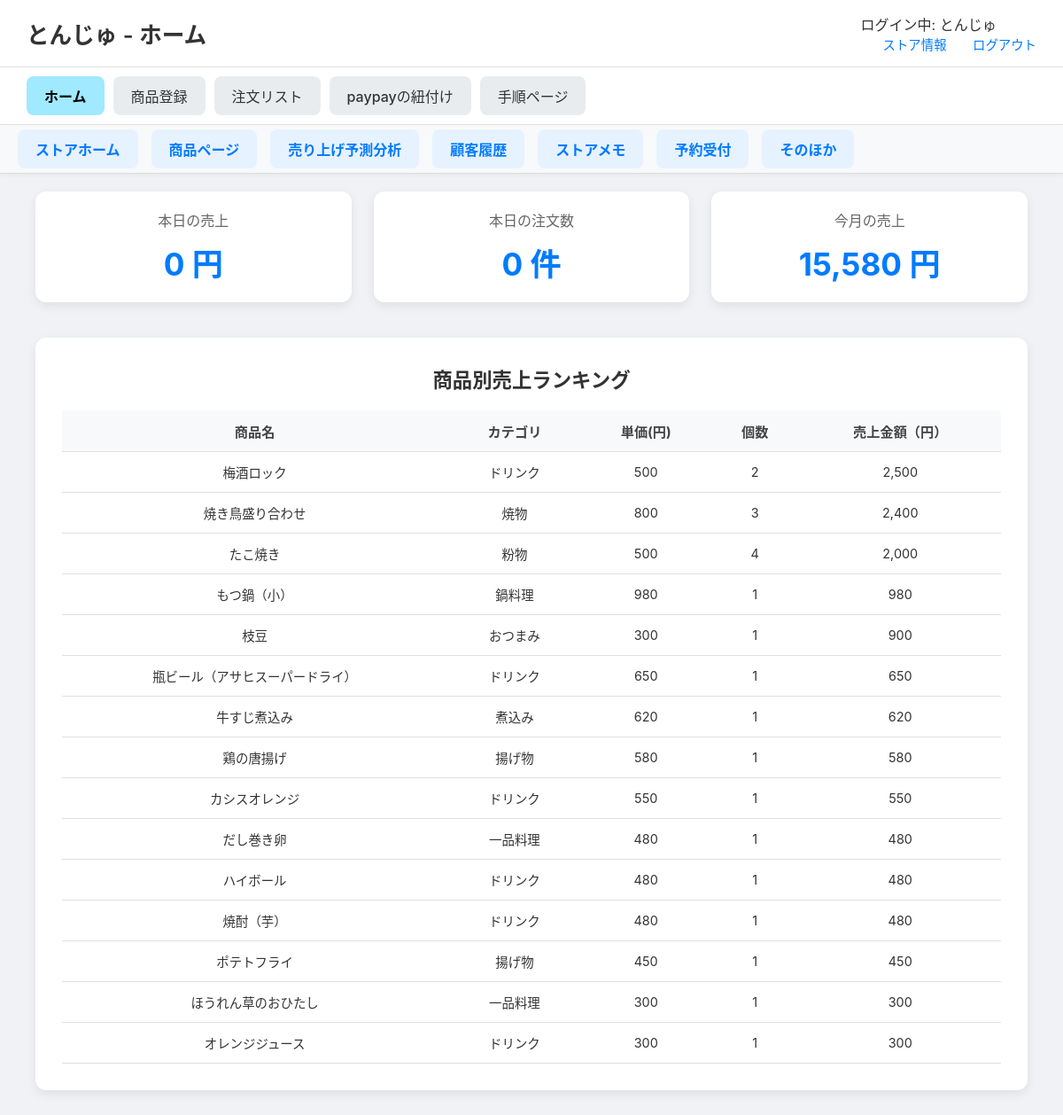
The page /stores/store_home (signed in) on the database its author committed.
### tables this page shows
CREATE TABLE menus (
    menu_id INTEGER PRIMARY KEY AUTOINCREMENT,
    store_id INTEGER, -- NOT NULL制約を削除し、NULLを許容
    menu_name TEXT NOT NULL,
    category TEXT NOT NULL,
    price INTEGER NOT NULL,
    soldout INTEGER NOT NULL DEFAULT 0,
    FOREIGN KEY (store_id) REFERENCES store(store_id)
);

### routes/stores_detail/stores_detail.py (the view)
@stores_detail_bp.route('/store_home')
def store_home():
    if 'store_id' not in session:
        flash("ログインしてください")
        return redirect(url_for('store.store_login'))
    store_id = session['store_id']
    store_name = session.get('store_name', 'ゲスト')
    conn = get_db_connection()
    cursor = conn.cursor()
    cursor.execute("""
        SELECT m.menu_name, m.category, oi.price_at_order, quantity,
               SUM(oi.quantity * oi.price_at_order) AS total_sales
        FROM order_items oi
        JOIN orders o ON oi.order_id = o.order_id
        JOIN menus m ON oi.menu_id = m.menu_id
        WHERE o.store_id = ? AND o.status != 'canceled'
        GROUP BY m.menu_name, m.category
        ORDER BY total_sales DESC
    """, (store_id,))
    product_sales = cursor.fetchall()
    today_str = date.today().isoformat()
    cursor.execute("""
        SELECT COALESCE(SUM(total_amount), 0) AS daily_sales,
               COUNT(*) AS daily_orders
        FROM orders
        WHERE store_id = ? AND DATE(datetime) = ? AND status != 'canceled'
    """, (store_id, today_str))
    today_stats = cursor.fetchone()
    daily_sales = today_stats['daily_sales']
    daily_orders = today_stats['daily_orders']
    first_day_of_month = date.today().replace(day=1).isoformat()
    cursor.execute("""
        SELECT COALESCE(SUM(total_amount), 0) AS monthly_sales
        FROM orders
        WHERE store_id = ? AND DATE(datetime) >= ? AND status != 'canceled'
    """, (store_id, first_day_of_month))
    monthly_sales = cursor.fetchone()['monthly_sales']
    conn.close()
    return render_template(
        'stores_detail/store_home.html',
        store_name=store_name,
        product_sales=product_sales,
        daily_sales=f"{daily_sales:,}",
        daily_orders=f"{daily_orders:,}",
        monthly_sales=f"{monthly_sales:,}"
    )

### routes/stores_detail/stores_detail.py (called while the page is built)
def get_db_connection():
    db_path = os.path.join(os.path.dirname(__file__), '..', '..', 'app.db')
    conn = sqlite3.connect(db_path)
    conn.row_factory = sqlite3.Row  # 行を辞書形式で取得
    return conn

### templates/stores_detail/store_home.html (shortened to what this page needs)
<!DOCTYPE html>
<html lang="ja">
<head>
    <link rel="stylesheet" href="{{ url_for('static', filename='css/stores_detail.css') }}">
</head>
<body>
        <header class="site-header">
            <h1>{{ store_name }} - ホーム</h1>
            <div class="header-links">
                <div class="store-name">ログイン中: {{ store_name if store_name else 'ゲスト' }}</div>
                <a href="{{ url_for('stores_detail.store_info') }}">ストア情報</a>
                <a href="{{ url_for('general.explamation') }}">ログアウト</a>
            </div>
        </header>
    <nav class="main-nav">
        <ul>
            <li><a href="{{ url_for('stores_detail.store_home') }}" class="active">ホーム</a></li>
            <li><a href="{{ url_for('stores_detail.menu_registration') }}">商品登録</a></li>
            <li><a href="{{ url_for('stores_detail.order_list') }}">注文リスト</a></li>
            <li><a href="{{ url_for('stores_detail.paypay_linking') }}">paypayの紐付け</a></li>
            <li><a href="{{ url_for('stores_detail.procedure') }}">手順ページ</a></li>
        </ul>
    </nav>
    <div class="sub-navigation">
        <a href="{{ url_for('stores_detail.store_home') }}" class="shortcut-link">ストアホーム</a>
        <a href="{{ url_for('stores_home_relation.store_home_menu') }}" class="shortcut-link">商品ページ</a>
        <a href="{{ url_for('stores_home_relation.store_analysis') }}" class="shortcut-link">売り上げ予測分析</a>
        <a href="{{ url_for('stores_home_relation.store_customer_history') }}" class="shortcut-link">顧客履歴</a>
        <a href="{{ url_for('stores_home_relation.store_memo') }}" class="shortcut-link">ストアメモ</a>
        <a href="{{ url_for('stores_home_relation.store_reservation') }}" class="shortcut-link">予約受付</a>
        <a href="{{ url_for('stores_home_relation.store_other') }}" class="shortcut-link">そのほか</a>
    </div>
    <main class="main-content">
        <div class="stats-container">
            <div class="stat-box">
                <p>本日の売上</p>
                <h2>{{ daily_sales }} 円</h2>
            </div>
            <div class="stat-box">
                <p>本日の注文数</p>
                <h2>{{ daily_orders }} 件</h2>
            </div>
            <div class="stat-box">
                <p>今月の売上</p>
                <h2>{{ monthly_sales }} 円</h2>
            </div>
        </div>
        <div class="chart-container">
            <h3>商品別売上ランキング</h3>
            <table>
                <thead>
                    <tr>
                        <th>商品名</th>
                        <th>カテゴリ</th>
                        <th>単価(円)</th>
                        <th>個数</th>
                        <th>売上金額（円）</th>
                    </tr>
                </thead>
                <tbody>
                    {% for row in product_sales %}
                    <tr>
                        <td>{{ row['menu_name'] }}</td>
                        <td>{{ row['category'] }}</td>
                        <td>{{ row['price_at_order']}}</td>
                        <td>{{ row['quantity']}}</td>
                        <td>{{ "{:,}".format(row['total_sales']) }}</td>
                    </tr>
                    {% endfor %}
                </tbody>
            </table>
        </div>
    </main>
</body>
</html>

### static/css/stores_detail.css (style rules this page uses)
body { font-family: -apple-system, BlinkMacSystemFont, "Segoe UI", Roboto, "Hiragino Sans", "Noto Sans CJK JP", "Yu Gothic", sans-serif; margin: 0; background-color: #f0f2f5; color: #333; }
.site-header { display: flex; justify-content: space-between; align-items: center; padding: 15px 30px; background-color: #ffffff; border-bottom: 1px solid #e0e0e0; }
.site-header h1 { font-size: 1.6em; margin: 0; font-weight: 600; }
.header-links a { margin-left: 25px; text-decoration: none; color: #007bff; font-size: 0.9em; font-weight: 500; }
.main-nav { background-color: #ffffff; padding: 10px 30px; border-bottom: 1px solid #e0e0e0; box-shadow: 0 2px 4px rgba(0,0,0,0.05); }
.main-nav ul { display: flex; list-style: none; margin: 0; padding: 0; gap: 10px; }
.main-nav a { display: block; padding: 10px 20px; text-decoration: none; color: #333; background-color: #e9ecef; border-radius: 8px; font-weight: 500; transition: background-color 0.2s; }
.main-nav a.active { background-color: #a0e9ff; color: #000; font-weight: bold; }
.main-content { padding: 20px 40px 40px 40px; }
.stats-container { display: flex; gap: 25px; margin-bottom: 40px; }
.stat-box { flex: 1; background-color: #ffffff; padding: 20px; border-radius: 12px; box-shadow: 0 4px 12px rgba(0,0,0,0.08); text-align: center; }
.stat-box p { margin: 0 0 10px 0; font-size: 1em; font-weight: 500; color: #666; }
.stat-box h2 { margin: 0; font-size: 2.2em; color: #007bff; }
.chart-container { background-color: #ffffff; padding: 30px; border-radius: 12px; box-shadow: 0 4px 12px rgba(0,0,0,0.08); }
.chart-container h3 { margin-top: 0; margin-bottom: 20px; text-align: center; font-size: 1.4em; }
.sub-navigation { display: flex; justify-content: flex-start; gap: 15px; background-color: #f8f9fa; padding: 5px 20px; border-bottom: 1px solid #ddd; box-shadow: 0 2px 4px rgba(0,0,0,0.04); position: sticky; top: 0; z-index: 1000; }
.shortcut-link { text-decoration: none; color: #007bff; font-weight: bold; font-size: 1em; background-color: #e6f2ff; padding: 10px 20px; border-radius: 8px; transition: background-color 0.2s; }
.chart-container table { width: 100%; border-collapse: collapse; margin-top: 20px; font-size: 0.95em; color: #333; }
.chart-container th, .chart-container td { padding: 12px 15px; text-align: center; border-bottom: 1px solid #e0e0e0; }
.chart-container th { background-color: #f8f9fa; font-weight: bold; color: #444; }
.chart-container tbody td { font-size: 0.95em; }

### rows shown on the page
menus: menu_name "梅酒ロック", category "ドリンク", price_at_order "500", quantity "2", total_sales "2,500"
menus: menu_name "焼き鳥盛り合わせ", category "焼物", price_at_order "800", quantity "3", total_sales "2,400"
menus: menu_name "たこ焼き", category "粉物", price_at_order "500", quantity "4", total_sales "2,000"
menus: menu_name "もつ鍋（小）", category "鍋料理", price_at_order "980", quantity "1", total_sales "980"
menus: menu_name "枝豆", category "おつまみ", price_at_order "300", quantity "1", total_sales "900"
menus: menu_name "瓶ビール（アサヒスーパードライ）", category "ドリンク", price_at_order "650", quantity "1", total_sales "650"
menus: menu_name "牛すじ煮込み", category "煮込み", price_at_order "620", quantity "1", total_sales "620"
menus: menu_name "鶏の唐揚げ", category "揚げ物", price_at_order "580", quantity "1", total_sales "580"
menus: menu_name "カシスオレンジ", category "ドリンク", price_at_order "550", quantity "1", total_sales "550"
menus: menu_name "だし巻き卵", category "一品料理", price_at_order "480", quantity "1", total_sales "480"
menus: menu_name "ハイボール", category "ドリンク", price_at_order "480", quantity "1", total_sales "480"
menus: menu_name "焼酎（芋）", category "ドリンク", price_at_order "480", quantity "1", total_sales "480"
menus: menu_name "ポテトフライ", category "揚げ物", price_at_order "450", quantity "1", total_sales "450"
menus: menu_name "ほうれん草のおひたし", category "一品料理", price_at_order "300", quantity "1", total_sales "300"
menus: menu_name "オレンジジュース", category "ドリンク", price_at_order "300", quantity "1", total_sales "300"

### other values the page prints
{{ store_name }} "とんじゅ"
{{ store_name if store_name else 'ゲスト' }} "とんじゅ"
{{ daily_sales }} "0"
{{ daily_orders }} "0"
{{ monthly_sales }} "15,580"
